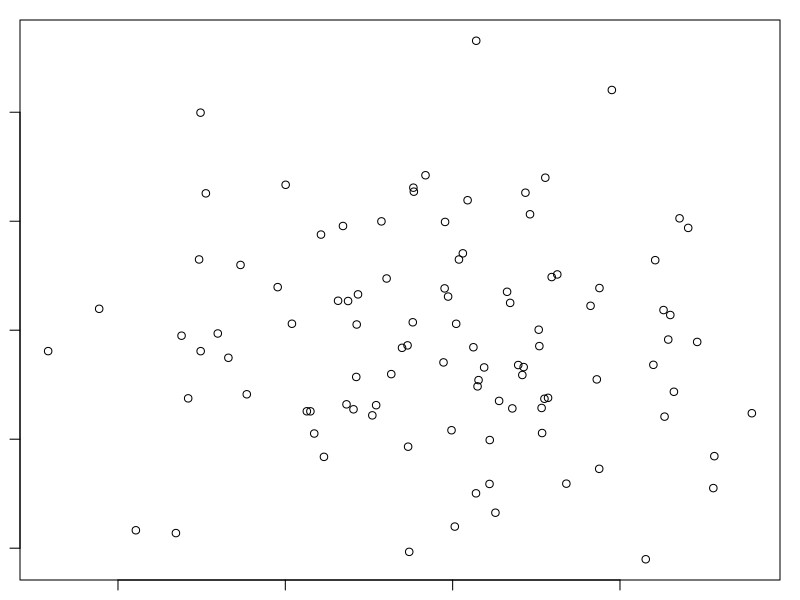

The R script that drew this image:
## ---- chunk 1
# Gambi pra funcionar o ts.plot:
graphics.off()
par("mar")
par(mar=c(1,1,1,1))
## ---- chunk 2
# Neste caso, y não depende de x:
X = rnorm(100)
Erro = rnorm(100)
Y = 2 + 0*X + Erro
# VER DEPOIS
plot(X, Y)
## ---- chunk 3
# Cria o vetor Ytil (vertical) e a matriz Xmat (design matrix)
N = 100 #arbitrario
Ytil = matrix(Y, N, 1)

# já atribuindo 
Xmat = matrix(1, N, 2)
Xmat[ ,2] = X

# Faz os cálculos na multiplicação matricial
betahat = solve(t(Xmat)%*%Xmat)%*%t(Xmat)%*%Ytil

# estimador é a fórmula que traz a estimativa. 
Ypredito = betahat[1]+ betahat[2]*X
# VER DEPOIS PQ O LINES NÃO COMPILA
# lines(X, Ypredito, col=2)

# Estimativa dos erros (resíduos)
residuos = Y-Ypredito
# plot(X, Y)
# plot(X, residuos)

## ---- chunk 4
N=100
#Simular um modelo linear
X=rnorm(N)
Z=rnorm(N)
W=rnorm(N)
Erro=rnorm(N)
Y= 3 + 5*X + 0*W -2*Z + Erro

#Estimadores de Minimos quadrados para alfa e beta1, beta2 e beta3
#Cria o vetor Ytil (em pe) e a matriz Xmat (Design Matrix)
Ytil=matrix(Y,N,1)
Xmat=matrix(1,N,4)
Xmat[,2]=X
Xmat[,3]=W
Xmat[,4]=Z

#Faz os calculos
betahat= solve(t(Xmat)%*%Xmat)%*%t(Xmat)%*%Ytil

#Estimativa dos erros (residuos)
residuos=Y-Ypredito

## ---- chunk 5
modelo = lm(Y~X+W+Z)
## ---- chunk 6
summary(modelo)
## ---- chunk 7
X = rnorm(100)
Erro = rnorm(100)
## ---- chunk 8
# plot(X, Y)
Y=2 + 3*X + 1*X^2 + 0.1* X^3
# plot(X, Y)
modelo = lm(Y~X)
# VER DEPOIS PQ NÃO COMPILOU O LINES
#lines(X, modelo$fit, col = 2)
## ---- chunk 9
# termo quadrático
W = X^2

# termo cúbico:
Z = X^3
Ypredito = modelo$fit
## ---- chunk 10
# VER DEPOIS PORQUÊ NÃO COMPILOU ESSE GRÁFICO NO R Studio:
# lines(X, Ypredito, col=2)
## ---- chunk 11
# VER DEPOIS
# points(X, Ypredito, col=2)

